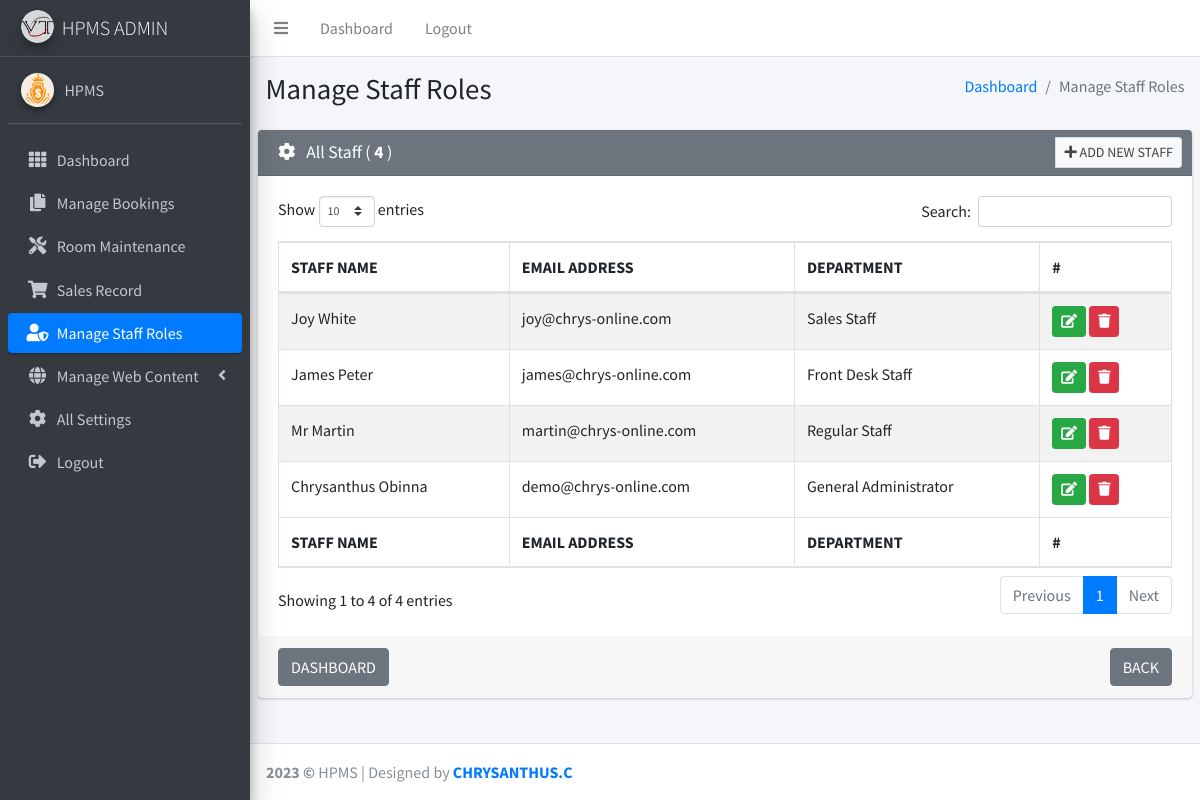
/admin06/manage_staff_roles.php (signed in), run on the app's committed database.
### tables this page shows
CREATE TABLE `staff` (
  `id` bigint(50) NOT NULL,
  `email_address` text NOT NULL,
  `password` text NOT NULL,
  `full_name` text NOT NULL,
  `phone_number` text NOT NULL,
  `house_address` text NOT NULL,
  `main_role` text NOT NULL,
  `access_booking_record_statistics` int(11) NOT NULL DEFAULT 0,
  `access_sales_record_statistics` int(11) NOT NULL DEFAULT 0,
  `access_laundry_record_statistics` int(11) NOT NULL DEFAULT 0,
  `access_paystack` int(11) NOT NULL DEFAULT 0,
  `access_communicaton` int(11) NOT NULL DEFAULT 0,
  `access_website_management` int(11) NOT NULL DEFAULT 0,
  `last_online_time` int(11) NOT NULL DEFAULT 0
);

### functions.php (called while the page is built, shortened)
<?php
	function clean_output($string)
	{
	$string=stripslashes($string);
	return htmlentities($string);
 	}
?>

### set.php (called while the page is built, shortened)
<?php
	$site_title 					= "HPMS";
?>

### admin06/manage_staff_roles.php (the view, shortened to what this page needs)
<?php
include("../set.php");
include("../functions.php");
?>
<!DOCTYPE html>
<html>
<head>
  <link rel="stylesheet" href="../_source/plugins/fontawesome-free/css/all.min.css">
  <link rel="stylesheet" href="https://code.ionicframework.com/ionicons/2.0.1/css/ionicons.min.css">
  <link rel="stylesheet" href="../_source/plugins/datatables-bs4/css/dataTables.bootstrap4.css">
  <link rel="stylesheet" href="../_source/dist/css/adminlte.min.css">
  <link rel="stylesheet" href="../_source/plugins/icheck-bootstrap/icheck-bootstrap.min.css">
 <link rel="stylesheet" href="css-loader-master/dist/css-loader.css">
</head>
<body onload="update_online_presence();  update_active_link();" class="hold-transition sidebar-mini layout-fixed layout-navbar-fixed">
<div class="wrapper">
  <nav class="main-header navbar navbar-expand navbar-white navbar-light">
    <ul class="navbar-nav">
      <li class="nav-item">
        <a class="nav-link" data-widget="pushmenu" href="#"><i class="fas fa-bars"></i></a>
      </li>
      <li class="nav-item d-none d-sm-inline-block">
        <a href="index.php" class="nav-link">Dashboard</a>
      </li>
      <li class="nav-item d-none d-sm-inline-block">
        <a href="logout.php" onclick="if (confirm('Are you Sure you want to Log out Now?')){return true;}else{event.stopPropagation(); event.preventDefault();};"   class="nav-link">Logout</a>
      </li>
    </ul>
  </nav>
 <?php include("side_bar.php"); ?>
  <div class="content-wrapper">
    <section class="content-header">
      <div class="container-fluid">
        <div class="row mb-2">
          <div class="col-sm-6">
            <h1>Manage Staff Roles</h1>
          </div>
          <div class="col-sm-6">
            <ol class="breadcrumb float-sm-right">
              <li class="breadcrumb-item"><a href="index.php">Dashboard</a></li>
              <li class="breadcrumb-item active">Manage Staff Roles</li>
            </ol>
          </div>
        </div>
      </div>
    </section>
    <section class="content">
<?php $query_hotel_staff=mysqli_query($con,"SELECT * FROM staff ORDER BY id DESC") or die(mysqli_error($con)); ?>
      <div class="row">
        <div class="col-12">
          <div class="card card-secondary">
              <div class="card-header">
                <h3 class="card-title"> <i class="fas fa-cog"></i> &nbsp; All Staff  ( <b><?php echo  mysqli_num_rows($query_hotel_staff); ?> </b> ) </h3>
                <div class="card-tools">
                  <div class="input-group input-group-sm" >
                    <div class="input-group-append">
                      <button  data-toggle='modal' data-target='#modal-new'  type="button"  class="btn btn-default"><i class="fas fa-plus"></i>
					  ADD NEW STAFF</button>
                    </div>
                  </div>
				</div>
              </div>
            <div class="card-body table-responsive">
              <table id="example1" class="table table-bordered table-striped">
                    <thead>
                    <tr>
                      <th>STAFF NAME</th>
                      <th>EMAIL ADDRESS</th>
                      <th>DEPARTMENT</th>
                      <th>#</th>
                    </tr>
                  </thead>
                  <tbody>
<?php
while($query_hotel_staff_row=mysqli_fetch_array($query_hotel_staff))
{
  $staff_row_id						=			clean_output($query_hotel_staff_row['id']);
  $email_address					=			clean_output($query_hotel_staff_row['email_address']);
  $full_name						=			clean_output($query_hotel_staff_row['full_name']);
  $phone_number						=			clean_output($query_hotel_staff_row['phone_number']);
  $house_address					=			clean_output($query_hotel_staff_row['house_address']);
  $main_role						=			clean_output($query_hotel_staff_row['main_role']);
  $access_booking_record_statistics	=			clean_output($query_hotel_staff_row['access_booking_record_statistics']);
  $access_sales_record_statistics	=			clean_output($query_hotel_staff_row['access_sales_record_statistics']);
  $access_website_management		=			clean_output($query_hotel_staff_row['access_website_management']);
		if($main_role 				==			'regular_staff')
		{
		$staff_department			=			"Regular Staff";
		}
		elseif($main_role 			==			'front_desk_staff')
		{
		$staff_department			=			"Front Desk Staff";
		}
		elseif($main_role 			==			'sales_staff')
		{
		$staff_department			=			"Sales Staff";
		}
		elseif($main_role 			==			'general_admin')
		{
		$staff_department			=			"General Administrator";
		}
?>
					  <tr>
                      <td><?php echo $full_name; ?></td>
                      <td><?php echo $email_address; ?></td>
                      <td><?php echo $staff_department; ?></td>
  					  <td>
                      <button
					  data-staff_row_id='<?php echo $staff_row_id; ?>'
					  data-edit_email_address='<?php echo $email_address; ?>'
					  data-edit_full_name='<?php echo $full_name; ?>'
					  data-edit_phone_number='<?php echo $phone_number; ?>'
					  data-edit_house_address='<?php echo $house_address; ?>'
					  data-edit_main_role='<?php echo $main_role; ?>'
					  data-edit_access_booking_record_statistics='<?php echo $access_booking_record_statistics; ?>'
					  data-edit_access_sales_record_statistics='<?php echo $access_sales_record_statistics; ?>'
					  data-edit_access_website_management='<?php echo $access_website_management; ?>'
					  data-toggle='modal' data-target='#modal-edit' type="button"  class="open-EditDialog btn-sm btn btn-success"><i class="fas fa-edit"></i></button>
                      <button
					  data-staff_row_id='<?php echo $staff_row_id; ?>'
					  data-full_name='<?php echo $full_name; ?>'
					  data-toggle='modal' data-target='#modal-delete'  type="button"  class="open-DeleteDialog btn-sm btn btn-danger"><i class="fas fa-trash"></i></button>
					  </td>
                      </tr>
<?php } ?>
                  </tbody>
                <tfoot>
                <tr>
                      <th>STAFF NAME</th>
                      <th>EMAIL ADDRESS</th>
                      <th>DEPARTMENT</th>
                      <th>#</th>
                </tr>
                </tfoot>
              </table>            </div>
					<div class="card-footer ">
                   <button type="button"  onclick="window.location='index.php';" class="btn btn-secondary">DASHBOARD</button>
                   <button type="button" onclick="javascript:history.go(-1);"  class="btn btn-secondary float-right">BACK</button>
                 </div>
          </div>
        </div>
      </div>
    </section>
  </div>
  <footer class="main-footer">
    <strong><script>document.write(new Date().getFullYear());</script> &copy;  </strong>
    <?php echo $site_title; ?>  | Designed by <a href="https://www.linkedin.com/in/chrysanthus-obinna/" target="_blank"><b>CHRYSANTHUS.C</b></a>
  </footer>
</div>
</body>
</html>

### data on the page
staff: full_name "Joy White", email_address "joy@chrys-online.com", main_role "Sales Staff"
staff: full_name "James Peter", email_address "james@chrys-online.com", main_role "Front Desk Staff"
staff: full_name "Mr Martin", email_address "martin@chrys-online.com", main_role "Regular Staff"
staff: full_name "Chrysanthus Obinna", email_address "demo@chrys-online.com", main_role "General Administrator"

### other printed values
$velitech_software_name "HPMS ADMIN"
$site_title "HPMS"
mysqli_num_rows($query_hotel_staff) "4"
